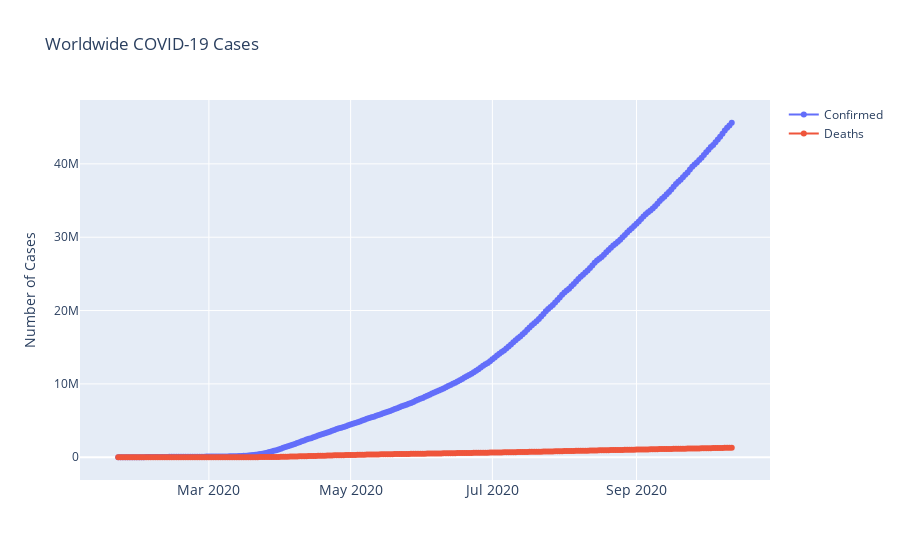

The cell this chart's notebook holds for it:
### Code cell
fig = go.Figure()
fig.add_trace(go.Scatter(x=confirmed['Date'], y=confirmed['Confirmed'], mode='lines+markers', name ='Confirmed'))
fig.add_trace(go.Scatter(x=deaths['Date'], y=deaths['Deaths'], mode='lines+markers', name ='Deaths'))
fig.update_layout(title = 'Worldwide COVID-19 Cases', xaxis_tickfont_size=14, yaxis_title='Number of Cases')
fig.show()

### Figure 1 — Plotly figure (JSON) as saved in the notebook; plotly's stock layout.template omitted (floating-point values rounded to 4 significant figures; data arrays with more than 128 entries replaced by an {"elided": "..."} marker saying what was removed)
{"data": [{"mode": "lines+markers", "name": "Confirmed", "type": "scatter", "x": {"elided": "265 str values"}, "y": {"elided": "265 int values"}}, {"mode": "lines+markers", "name": "Deaths", "type": "scatter", "x": {"elided": "265 str values"}, "y": {"elided": "265 int values"}}], "layout": {"title": {"text": "Worldwide COVID-19 Cases"}, "xaxis": {"tickfont": {"size": 14}}, "yaxis": {"title": {"text": "Number of Cases"}}}}
